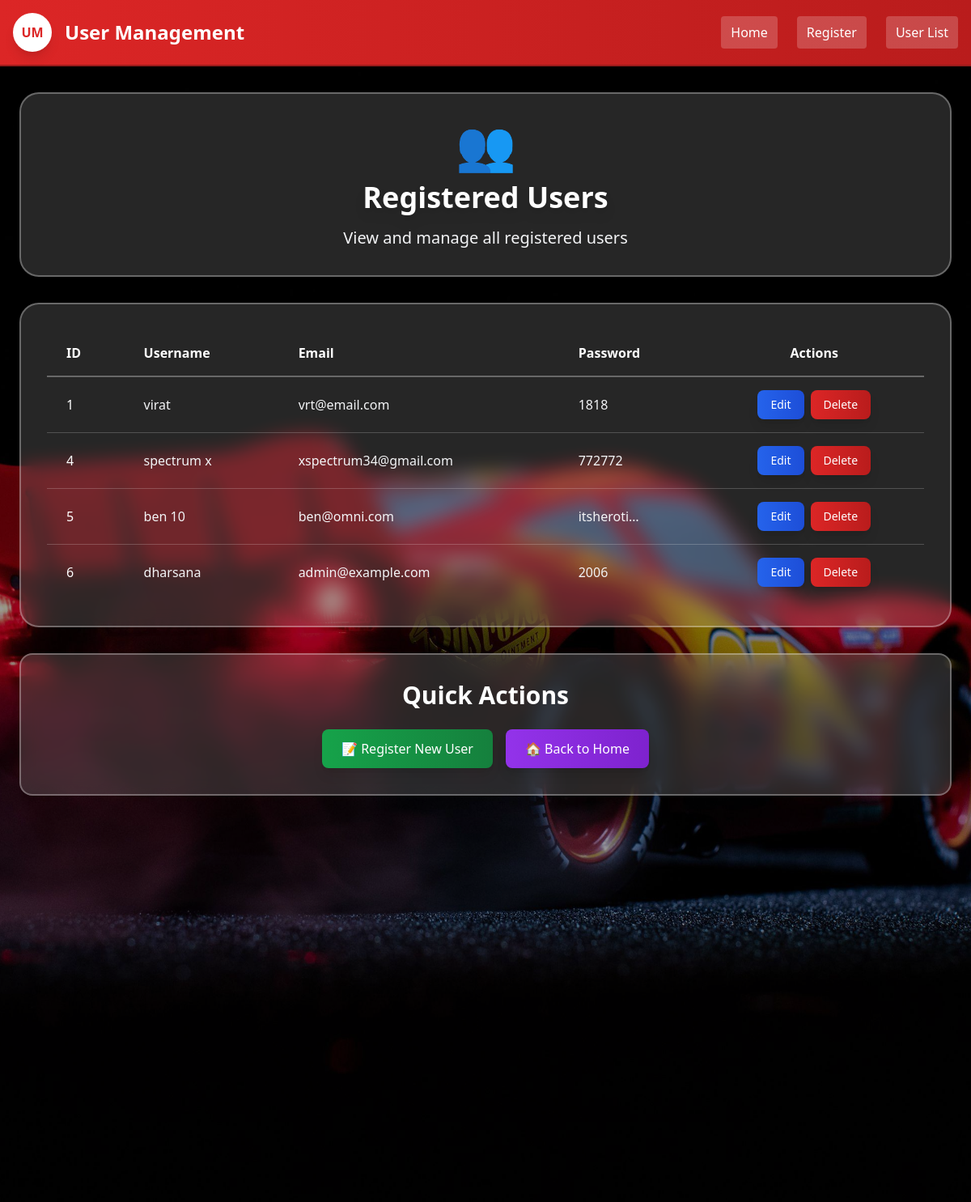
The page /show_form/ on the database its author committed.
### myapp/models.py (models this page shows)
class UserProfile(models.Model):
    username = models.CharField(max_length=100)
    email = models.EmailField()
    password = models.CharField(max_length=100)

### myapp/views.py (the view)
# urls.py: path('show_form/', views.show_form, name='show_form'),
def show_form(request):
    data = UserProfile.objects.all() #ye sabhi data ko le aayega jo db me hai
    return render(request, 'show_form.html', {'data': data}) #yaha se form ko show karega

### myapp/templates/show_form.html (shortened to what this page needs)
{% load static %}
<!DOCTYPE html>
<html lang="en">
<head>
    <script src="https://cdn.tailwindcss.com"></script>
</head>
<body class="min-h-screen">
    <header class="bg-gradient-to-r from-red-600 to-red-700 shadow-lg flex items-center justify-between p-4 border-b-2 border-red-800">
        <div class="flex items-center space-x-4">
            <div class="h-12 w-12 bg-white rounded-full flex items-center justify-center font-bold text-red-600 shadow-lg">
                UM
            </div>
            <span class="text-2xl font-bold text-white">User Management</span>
        </div>
        <nav class="flex space-x-6">
            <a href="/" class="text-white hover:text-red-200 font-medium px-3 py-2 rounded bg-white bg-opacity-20 hover:bg-opacity-30 transition">Home</a>
            <a href="/home/" class="text-white hover:text-red-200 font-medium px-3 py-2 rounded bg-white bg-opacity-20 hover:bg-opacity-30 transition">Register</a>
            <a href="/show_form/" class="text-white hover:text-red-200 font-medium px-3 py-2 rounded bg-white bg-opacity-20 hover:bg-opacity-30 transition">User List</a>
        </nav>
    </header>
    <div class="relative min-h-screen bg-cover bg-center bg-fixed" style="background-image: url('/static/lmc.jpg'); background-color: #1f2937;">
        <div class="absolute inset-0 bg-black bg-opacity-40"></div>
        <div class="relative z-10 px-4 py-8">
            <div class="max-w-6xl mx-auto">
                <div class="text-center mb-8">
                    <div class="bg-white bg-opacity-15 backdrop-blur-md rounded-3xl p-8 mb-8 border-2 border-white border-opacity-30">
                        <div class="text-6xl mb-4">👥</div>
                        <h1 class="text-4xl font-bold text-white mb-4 drop-shadow-lg">Registered Users</h1>
                        <p class="text-xl text-gray-100">View and manage all registered users</p>
                    </div>
                </div>
                <div class="bg-white bg-opacity-15 backdrop-blur-md rounded-3xl p-8 border-2 border-white border-opacity-30">
                    {% if data %}
                    <div class="overflow-x-auto">
                        <table class="w-full">
                            <thead>
                                <tr class="border-b-2 border-white border-opacity-30">
                                    <th class="px-6 py-4 text-left font-semibold text-white">ID</th>
                                    <th class="px-6 py-4 text-left font-semibold text-white">Username</th>
                                    <th class="px-6 py-4 text-left font-semibold text-white">Email</th>
                                    <th class="px-6 py-4 text-left font-semibold text-white">Password</th>
                                    <th class="px-6 py-4 text-center font-semibold text-white">Actions</th>
                                </tr>
                            </thead>
                            <tbody class="divide-y divide-white divide-opacity-20">
                                {% for row in data %}
                                <tr class="hover:bg-white hover:bg-opacity-10 transition-colors">
                                    <td class="px-6 py-4 text-white font-medium">{{ row.id }}</td>
                                    <td class="px-6 py-4 text-gray-100">{{ row.username }}</td>
                                    <td class="px-6 py-4 text-gray-100">{{ row.email }}</td>
                                    <td class="px-6 py-4 text-gray-100">{{ row.password|truncatechars:10 }}</td>
                                    <td class="px-6 py-4 text-center">
                                        <div class="flex justify-center space-x-2">
                                            <a href="{% url 'update_form' row.id %}"
                                               class="bg-gradient-to-r from-blue-600 to-blue-700 hover:from-blue-700 hover:to-blue-800 text-white px-4 py-2 rounded-lg text-sm font-medium transition transform hover:scale-105 shadow-lg">
                                                Edit
                                            </a>
                                            <a href="{% url 'delete_form' row.id %}"
                                               class="bg-gradient-to-r from-red-600 to-red-700 hover:from-red-700 hover:to-red-800 text-white px-4 py-2 rounded-lg text-sm font-medium transition transform hover:scale-105 shadow-lg"
                                               onclick="return confirm('Are you sure you want to delete this user?')">
                                                Delete
                                            </a>
                                        </div>
                                    </td>
                                </tr>
                                {% endfor %}
                            </tbody>
                        </table>
                    </div>
                    {% endif %}
                </div>
                <div class="mt-8">
                    <div class="bg-white bg-opacity-15 backdrop-blur-md rounded-2xl p-8 border-2 border-white border-opacity-30">
                        <h2 class="text-3xl font-bold text-white text-center mb-6">Quick Actions</h2>
                        <div class="flex flex-wrap justify-center gap-4">
                            <a href="/home/"
                               class="bg-gradient-to-r from-green-600 to-green-700 text-white px-6 py-3 rounded-lg font-medium hover:from-green-700 hover:to-green-800 transition transform hover:scale-105 shadow-lg">
                                📝 Register New User
                            </a>
                            <a href="/"
                               class="bg-gradient-to-r from-purple-600 to-purple-700 text-white px-6 py-3 rounded-lg font-medium hover:from-purple-700 hover:to-purple-800 transition transform hover:scale-105 shadow-lg">
                                🏠 Back to Home
                            </a>
                        </div>
                    </div>
                </div>
            </div>
        </div>
    </div>
</body>
</html>

### rows shown on the page
UserProfile: id "1", username "virat", email "vrt@email.com", password "1818"
UserProfile: id "4", username "spectrum x", email "xspectrum34@gmail.com", password "772772"
UserProfile: id "5", username "ben 10", email "ben@omni.com", password "itsheroti…"
UserProfile: id "6", username "dharsana", email "admin@example.com", password "2006"
